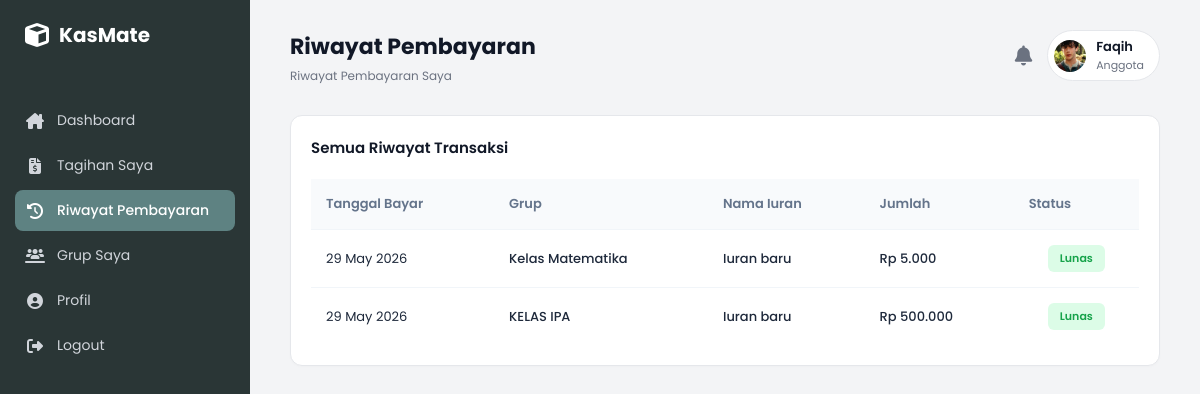
Screenshot of /app/controller/user/RiwayatUserController.php (signed in) with the database file from the repository.
### tables this page shows
CREATE TABLE `users` (
  `id_user` int NOT NULL,
  `nama` varchar(100) DEFAULT NULL,
  `email` varchar(100) DEFAULT NULL,
  `password` varchar(255) DEFAULT NULL,
  `role` enum('admin','bendahara','user') DEFAULT NULL
);

CREATE TABLE `pembayaran` (
  `id_pembayaran` int NOT NULL,
  `id_iuran` int DEFAULT NULL,
  `id_user` int DEFAULT NULL,
  `tanggal_bayar` date DEFAULT NULL,
  `status` enum('Lunas','Belum Lunas') DEFAULT 'Belum Lunas'
);

CREATE TABLE `grup` (
  `id_grup` int NOT NULL,
  `nama_grup` varchar(100) DEFAULT NULL,
  `deskripsi` text,
  `id_bendahara` int DEFAULT NULL
);

CREATE TABLE `iuran` (
  `id_iuran` int NOT NULL,
  `id_grup` int DEFAULT NULL,
  `nama_iuran` varchar(100) DEFAULT NULL,
  `nominal` int DEFAULT NULL
);

### app/controller/user/RiwayatUserController.php (called while the page is built, shortened)
<?php
require_once '../../../config/auth_check.php';
$id_user = $_SESSION['id_user'];
$nama_user = $user_login['nama'] ?? 'User';
$query_riwayat = mysqli_query($conn, "SELECT p.tanggal_bayar, g.nama_grup, i.nama_iuran, i.nominal, p.status FROM pembayaran p JOIN iuran i ON p.id_iuran = i.id_iuran JOIN grup g ON i.id_grup = g.id_grup WHERE p.id_user = $id_user AND p.status = 'Lunas' ORDER BY p.tanggal_bayar DESC");
$riwayat_list = [];
while ($row = mysqli_fetch_assoc($query_riwayat)) {
    $riwayat_list[] = $row;
}
require_once '../../view/user/riwayat-pembayaran.php';
?>

### config/auth_check.php (called while the page is built, shortened)
<?php
require_once __DIR__ . '/database.php';
$id_user_login = $_SESSION['id_user'];
$query_user_login = "SELECT * FROM users WHERE id_user = $id_user_login";
$result_user_login = mysqli_query($conn, $query_user_login);
$user_login = mysqli_fetch_assoc($result_user_login);
?>

### app/view/user/riwayat-pembayaran.php (the view, shortened to what this page needs)
<!DOCTYPE html>
<html lang="en">
<head>
    <link rel="stylesheet" href="https://cdnjs.cloudflare.com/ajax/libs/font-awesome/6.4.0/css/all.min.css">
    <link rel="stylesheet" href="../../../public/assets/css/style.css">
</head>
</head>
<body>
    <div class="dashboard-layout">
        <aside class="sidebar">
    <div class="logo">
        <i class="fa-solid fa-cube"></i>
        <span>KasMate</span>
    </div>
    <div class="menu-section">
        <a href="../../controller/user/DashboardUserController.php" class="menu-item <?= basename($_SERVER['PHP_SELF']) == 'DashboardUserController.php' ? 'active' : '' ?>">
            <i class="fa-solid fa-house-chimney"></i> Dashboard
        </a>
        <a href="../../controller/user/TagihanUserController.php" class="menu-item <?= basename($_SERVER['PHP_SELF']) == 'TagihanUserController.php' ? 'active' : '' ?>">
            <i class="fa-solid fa-file-invoice-dollar"></i> Tagihan Saya
        </a>
        <a href="../../controller/user/RiwayatUserController.php" class="menu-item <?= basename($_SERVER['PHP_SELF']) == 'RiwayatUserController.php' ? 'active' : '' ?>">
            <i class="fa-solid fa-clock-rotate-left"></i> Riwayat Pembayaran
        </a>
        <a href="../../controller/user/GrupUserController.php" class="menu-item <?= basename($_SERVER['PHP_SELF']) == 'GrupUserController.php' ? 'active' : '' ?>">
            <i class="fa-solid fa-users-line"></i> Grup Saya
        </a>
        <a href="../../controller/user/ProfilUserController.php" class="menu-item <?= basename($_SERVER['PHP_SELF']) == 'ProfilUserController.php' ? 'active' : '' ?>">
            <i class="fa-solid fa-circle-user"></i> Profil
        </a>
        <a href="../../controller/auth/LogoutController.php" class="menu-item">
    <i class="fa-solid fa-right-from-bracket"></i> Logout
        </a>
    </div>
</aside>
        <main class="main-content">
            <header class="topbar">
                <div class="header-text">
                    <h1>Riwayat Pembayaran</h1>
                    <p class="subtitle">Riwayat Pembayaran Saya</p>
                </div>
                <div class="header-right">
                    <button class="btn-notification">
                        <i class="fa-solid fa-bell"></i>
                    </button>
                    <div class="user-profile">
                        <img src="../../../public/assets/image/user_pict.jpg" alt="<?= htmlspecialchars($nama_user); ?>">
                        <div class="user-info">
                            <span class="user-name"><?= htmlspecialchars($nama_user); ?></span>
                            <span class="user-role">Anggota</span>
                        </div>
                    </div>
                </div>
            </header>
            <section class="card table-card">
                <h3 class="card-title">Semua Riwayat Transaksi</h3>
                <table class="data-table">
                    <thead>
                        <tr>
                            <th>Tanggal Bayar</th>
                            <th>Grup</th>
                            <th>Nama Iuran</th>
                            <th>Jumlah</th>
                            <th>Status</th>
                        </tr>
                    </thead>
                    <tbody>
                        <?php foreach ($riwayat_list as $row): ?>
                            <tr>
                                <td><?= date('d F Y', strtotime($row['tanggal_bayar'])); ?></td>
                                <td class="fw-500"><?= htmlspecialchars($row['nama_grup']); ?></td>
                                <td class="fw-500"><?= htmlspecialchars($row['nama_iuran']); ?></td>
                                <td class="fw-500 text-green">Rp <?= number_format($row['nominal'], 0, ',', '.'); ?></td>
                                <td><span class="badge badge-lunas"><?= $row['status']; ?></span></td>
                            </tr>
                        <?php endforeach; ?>
                    </tbody>
                </table>
            </section>
        </main>
    </div>
</body>
</html>

### public/assets/css/style.css (style rules this page uses)
* { margin: 0; padding: 0; box-sizing: border-box; font-family: 'Poppins', sans-serif; }
body { height: 100vh; width: 100%; overflow: hidden; }
:root { --bg-main: #f3f4f6; --bg-sidebar: #2A3636; --bg-sidebar-active: #5e8282; --text-dark: #111827; --text-muted: #6b7280; --text-sidebar: #9ca3af; --border-color: #e5e7eb; --color-blue: #38bdf8; --color-yellow: #fbbf24; --color-green: #84cc16; --color-orange: #f97316; --color-red: #ef4444; }
.dashboard-layout { display: flex; height: 100vh; width: 100%; background-color: var(--bg-main); color: var(--text-dark); }
.sidebar { width: 250px; background-color: var(--bg-sidebar); color: white; display: flex; flex-direction: column; padding: 20px 15px; }
.logo { display: flex; align-items: center; gap: 10px; font-size: 20px; font-weight: 700; margin-bottom: 30px; padding-left: 10px; }
.logo i { font-size: 24px; }
.menu-section { margin-top: 20px; }
.menu-item { display: flex; align-items: center; gap: 12px; padding: 10px; color: #d1d5db; text-decoration: none; font-size: 14px; border-radius: 8px; margin-bottom: 4px; transition: 0.2s; }
.menu-item i { width: 20px; text-align: center; font-size: 16px; }
.menu-item.active { background-color: var(--bg-sidebar-active); color: white; font-weight: 500; }
.main-content { flex: 1; padding: 30px 40px; overflow-y: auto; }
.topbar { display: flex; justify-content: space-between; align-items: flex-start; margin-bottom: 30px; }
.header-text h1 { font-size: 22px; font-weight: 700; margin-bottom: 4px; }
.subtitle { font-size: 12px; color: var(--text-muted); }
.header-right { display: flex; align-items: center; gap: 15px; }
.btn-notification { background: none; border: none; font-size: 20px; color: var(--text-muted); cursor: pointer; }
.user-profile { display: flex; align-items: center; gap: 10px; background: white; padding: 6px 15px 6px 6px; border-radius: 50px; border: 1px solid var(--border-color); cursor: pointer; }
.user-profile img { width: 32px; height: 32px; border-radius: 50%; object-fit: cover; }
.user-info { display: flex; flex-direction: column; }
.user-name { font-size: 13px; font-weight: 600; }
.user-role { font-size: 11px; color: var(--text-muted); }
.card { background-color: white; border-radius: 12px; padding: 20px; border: 1px solid var(--border-color); box-shadow: 0 1px 3px rgba(0, 0, 0, 0.02); }
.card-title { font-size: 15px; font-weight: 600; margin-bottom: 20px; }
.text-green { color: var(--color-green); }
table { width: 100%; border-collapse: collapse; margin-top: 10px; }
th { text-align: left; padding: 12px 10px; font-size: 12px; font-weight: 500; color: var(--text-muted); border-bottom: 1px solid var(--border-color); background-color: #f9fafb; }
th:last-child { text-align: center; }
td { padding: 15px 10px; font-size: 13px; border-bottom: 1px solid var(--border-color); }
td:last-child { text-align: center; }
tr:last-child td { border-bottom: none; }
.fw-500 { font-weight: 500; }
.badge { padding: 4px 10px; border-radius: 4px; font-size: 11px; font-weight: 600; display: inline-block; }
.badge-lunas { background-color: #dcfce7; color: #16a34a; }
.data-table { width: 100%; border-collapse: collapse; }
.data-table th { text-align: left; padding: 15px; background-color: #f8fafc; color: #64748b; font-weight: 600; font-size: 13px; border-bottom: 1px solid #f1f5f9; }
.data-table td { padding: 15px; border-bottom: 1px solid #f1f5f9; font-size: 13px; color: #1e293b; }
.badge { padding: 5px 12px; border-radius: 6px; font-size: 11px; font-weight: 600; }

### rows the page displays
users: nama "Faqih"
pembayaran: tanggal_bayar "29 May 2026", grup.nama_grup "Kelas Matematika", id_iuran.nama_iuran "Iuran baru", id_iuran.nominal "5.000", status "Lunas"
pembayaran: tanggal_bayar "29 May 2026", grup.nama_grup "KELAS IPA", id_iuran.nama_iuran "Iuran baru", id_iuran.nominal "500.000", status "Lunas"
